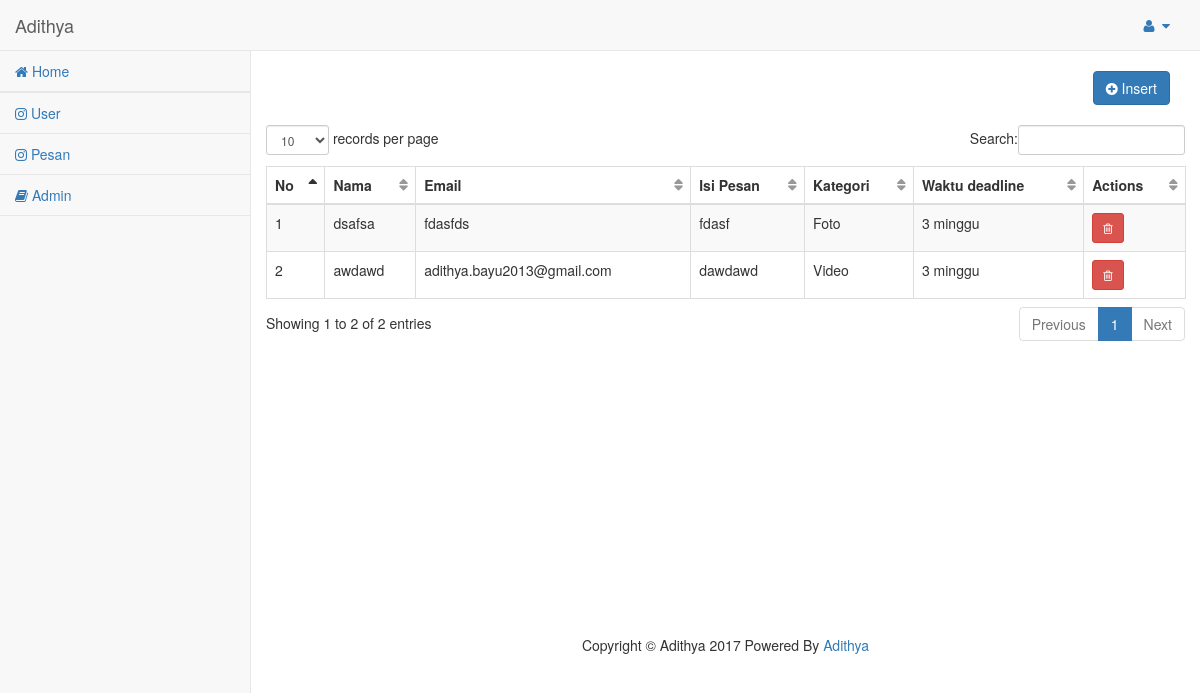
The page /Adithya_crud/index.php/adminpesan on the database its author committed.
### tables this page shows
CREATE TABLE `pesan` (
  `id_pesan` int(11) NOT NULL,
  `nama_pesanan` varchar(100) NOT NULL,
  `email_user` varchar(100) NOT NULL,
  `isi_pesan` varchar(100) NOT NULL,
  `id_deadline` int(11) NOT NULL,
  `id_kategori` int(11) NOT NULL
);

CREATE TABLE `kategori` (
  `id_kategori` int(11) NOT NULL,
  `nama_kategori` varchar(100) NOT NULL
);

CREATE TABLE `deadline` (
  `id_deadline` int(11) NOT NULL,
  `nama_deadline` varchar(100) NOT NULL
);

### Adithya_crud/application/controllers/adminpesan.php (called while the page is built, shortened)
<?php if ( ! defined('BASEPATH')) exit('No direct script access allowed');
class adminpesan extends CI_Controller
{
	function __construct(){
		$this->load->model('pesanan');
	}
	function index(){
		$data['user']=$this->pesanan->tampil_data_pesan();
		$this->load->view('admin/datapesan',$data);
	}
	}

### Adithya_crud/index.php (called while the page is built, shortened)
<?php
require_once BASEPATH.'core/CodeIgniter.php';

### Adithya_crud/application/models/pesanan.php (called while the page is built, shortened)
  <?php if ( ! defined('BASEPATH')) exit('No direct script access allowed');
class pesanan extends CI_Model
{
function tampil_data_pesan(){
		$this->db->select('p.*, l.nama_deadline,k.nama_kategori');
 		$this->db->from('pesan p');
 		$this->db->join('kategori k ','k.id_kategori = p.id_kategori','inner');
 		$this->db->join('deadline l  ','l.id_deadline= p.id_deadline');
 		$this->db->distinct();
 		$hasil=$this->db->get()->result();
                 return $hasil;
	}
}

### Adithya_crud/application/views/admin/datapesan.php (the view, shortened to what this page needs)
<div class="row">
	<div class="col-md-12 text-right">
		<a href="<?php echo site_url('admin/tambah'); ?>" class="btn btn-primary"
		style="margin-top:20px; margin-bottom:20px">
		<i class="fa fa-plus-circle"></i> Insert</a>
	</div>
</div>
<div class="row">
	<table id="example" class="table table-striped table-bordered">
		<thead>
			<tr>
				<th>No</th>
				<th>Nama </th>
				<th>Email</th>
				<th>Isi Pesan</th>
				<th>Kategori</th>
				<th>Waktu deadline</th>
				<th>Actions</th>
			</tr>
		</thead>
		<tbody>
			<?php $no = 0; foreach($user as $row) { $no++; ?>
				<tr>
					 <td><?php echo $no; ?></td>
                                        <td><?php echo $row->nama_pesanan; ?></td>
                                        <td><?php echo $row->email_user; ?></td>
                                        <td><?php echo $row->isi_pesan; ?></td>
                                        <td><?php echo $row->nama_kategori; ?></td>
                                        <td><?php echo $row->nama_deadline; ?></td>
					<td>
						 <?php echo anchor(site_url('adminpesan/deletepesan/'.$row->id_pesan),'<i class ="fa fa-trash-o"></i>', 'class="btn btn-danger btn-sm"'); ?>
                               </td>
				</tr>
				<?php } ?>
			</tbody>
	</table>
</div>

### Adithya_crud/assets/css/sb-admin-2.css (style rules this page uses)
body { background-color: #f8f8f8; }
table.dataTable thead .sorting, table.dataTable thead .sorting_asc, table.dataTable thead .sorting_desc, table.dataTable thead .sorting_asc_disabled, table.dataTable thead .sorting_desc_disabled { background: transparent; }
table.dataTable thead .sorting_asc:after { content: "\f0de"; float: right; font-family: fontawesome; }
table.dataTable thead .sorting:after { content: "\f0dc"; float: right; font-family: fontawesome; color: rgba(50, 50, 50, 0.5); }

### rows shown on the page
pesan: nama_pesanan "dsafsa", email_user "fdasfds", isi_pesan "fdasf", id_kategori.nama_kategori "Foto", id_deadline.nama_deadline "3 minggu"
pesan: nama_pesanan "awdawd", email_user "adithya.bayu2013@gmail.com", isi_pesan "dawdawd", id_kategori.nama_kategori "Video", id_deadline.nama_deadline "3 minggu"
